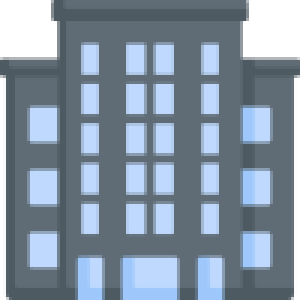
#> input picture image/gedung_kecil.png, 100 x 100 px (shown 3 times larger)
$ python bikin_jalan.py
#> lines starting #> are read from the running program, lines starting #| are printed output that depends on the picture; after the words box and inside, x2 and y2 are one past the last pixel; in counts of white or black regions, pixels touching at a corner belong together
from PIL import Image, ImageDraw
import random
import numpy as np

# Inisialisasi ukuran canvas dan skala
skala = 10
lebar = 150 * skala
tinggi = 150 * skala
roadSize = 10
padding = 10

# Inisialisasi gambar
gedung = Image.open("image/gedung_kecil.png")
#> gedung is the input picture: PIL image 100x100 RGBA; mean R, G, B, A 106.9, 122.5, 137.6, 228.7
sekolah = Image.open("image/sekolah.png")
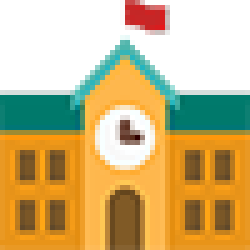
#> input picture image/sekolah.png, 50 x 50 px (shown 5 times larger)
#> sekolah is the input picture: PIL image 50x50 RGBA; mean R, G, B, A 151, 133.8, 78, 175.1
rumah = Image.open("image/rumah.png")
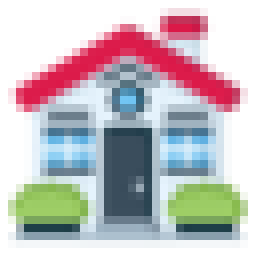
#> input picture image/rumah.png, 32 x 32 px (shown 8 times larger)
#> rumah is the input picture: PIL image 32x32 RGBA; mean R, G, B, A 129, 112.1, 117.6, 156.7
bangunan = [gedung, sekolah, rumah]

# Membuat gambar dan konteks menggambar
image = Image.new("RGBA", (lebar, tinggi), "green")
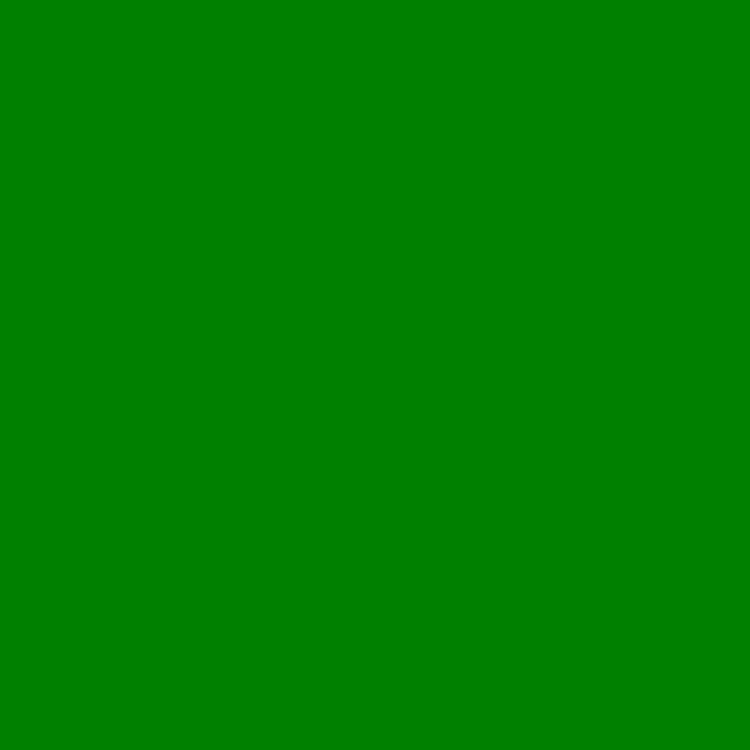
#> image: PIL image 1500x1500 RGBA (shown at 1/2 size); mean R, G, B, A 0, 128, 0, 255
draw = ImageDraw.Draw(image)

# Fungsi untuk menggambar jalan horizontal
def draw_horizontal_road(y, road_map):
    draw.line([0, y, lebar, y], fill="black", width=roadSize)
    for w in range(roadSize):
        if y + w < tinggi:
            road_map[y + w, :] = True

# Fungsi untuk menggambar jalan vertikal
def draw_vertical_road(x, road_map):
    draw.line([x, 0, x, tinggi], fill="black", width=roadSize)
    for w in range(roadSize):
        if x + w < lebar:
            road_map[:, x + w] = True

# Fungsi untuk menggambar belokan satu arah
def draw_turn(x, y, direction, road_map):
    if direction == "right":
        draw.line([x, y, x + roadSize, y], fill="black", width=roadSize)
        draw.line([x + roadSize, y, x + roadSize, y + roadSize], fill="black", width=roadSize)
    elif direction == "left":
        draw.line([x, y, x - roadSize, y], fill="black", width=roadSize)
        draw.line([x - roadSize, y, x - roadSize, y + roadSize], fill="black", width=roadSize)
    elif direction == "up":
        draw.line([x, y, x, y - roadSize], fill="black", width=roadSize)
        draw.line([x, y - roadSize, x + roadSize, y - roadSize], fill="black", width=roadSize)
    elif direction == "down":
        draw.line([x, y, x, y + roadSize], fill="black", width=roadSize)
        draw.line([x, y + roadSize, x + roadSize, y + roadSize], fill="black", width=roadSize)

    for i in range(roadSize):
        for j in range(roadSize):
            if direction in ["right", "left"]:
                if x + i < lebar and y + j < tinggi:
                    road_map[y + j, x + i] = True
            elif direction in ["up", "down"]:
                if x + j < lebar and y + i < tinggi:
                    road_map[y + i, x + j] = True

# Fungsi untuk membuat jalan secara iteratif
def make_roads(road_map):
    horizontal_positions = []
    vertical_positions = []

    # Menggambar jalan horizontal dengan jarak acak
    y = 0
    while y < tinggi:
        y += random.randint(30, 50) * skala
        if y < tinggi:
            draw_horizontal_road(y, road_map)
            horizontal_positions.append(y)

    # Menggambar jalan vertikal dengan jarak acak
    x = 0
    while x < lebar:
        x += random.randint(40, 50) * skala
        if x < lebar:
            draw_vertical_road(x, road_map)
            vertical_positions.append(x)

    # Membuat pertigaan dan belokan satu arah pada titik pertemuan
    for y in horizontal_positions:
        for x in vertical_positions:
            if random.choice([True, False]):
                draw_turn(x, y, random.choice(["right", "left", "up", "down"]), road_map)

# Inisialisasi peta jalan
road_map = np.zeros((tinggi, lebar), dtype=bool)

# Memanggil fungsi untuk membuat jalan
make_roads(road_map)

# Fungsi untuk menggambar padding di sekitar jalan
def draw_padding(road_map):
    padded_map = np.copy(road_map)
    for x in range(-padding, padding + roadSize):
        for y in range(-padding, padding + roadSize):
            padded_map = np.logical_or(padded_map, np.roll(np.roll(road_map, y, axis=0), x, axis=1))
    padded_coords = np.where(padded_map)
    draw.point(list(zip(padded_coords[1], padded_coords[0])), fill="lightgreen")

# Membuat peta yang mempertimbangkan padding
draw_padding(road_map)

# Fungsi untuk menempatkan bangunan pada posisi acak tanpa bertabrakan dengan jalan atau padding
def place_buildings(num_buildings, road_map):
#> called with num_buildings = 10
    for _ in range(num_buildings):
        building = random.choice(bangunan)
        placed = False
        while not placed:
            x = random.randint(0, lebar - building.width)
            y = random.randint(0, tinggi - building.height)
            if not road_map[y:y+building.height, x:x+building.width].any():
                image.paste(building, (x, y), building)
                road_map[y:y+building.height, x:x+building.width] = True
                placed = True
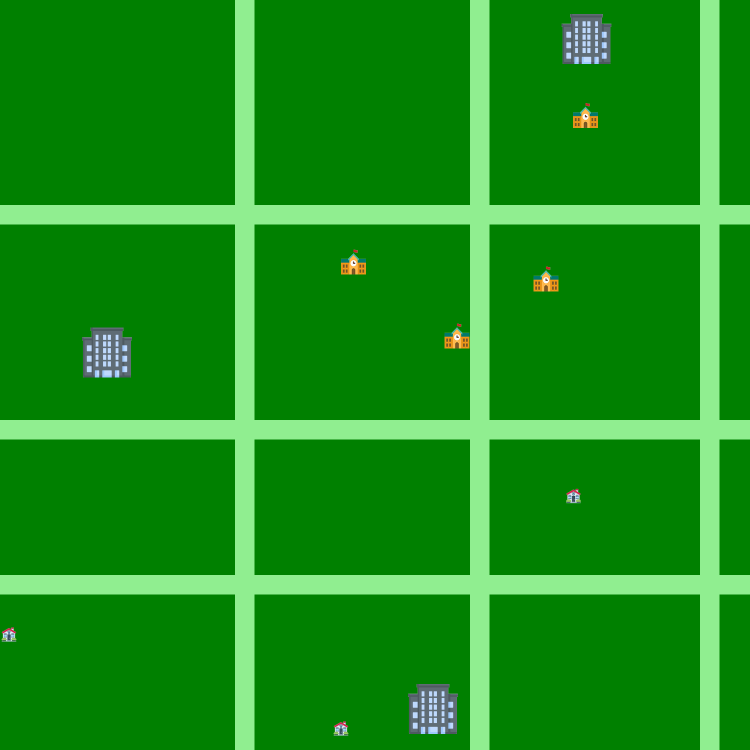
#> image: PIL image 1500x1500 RGBA (shown at 1/2 size); mean R, G, B, A 23.7, 144.6, 23.7, 255; transparent parts drawn white
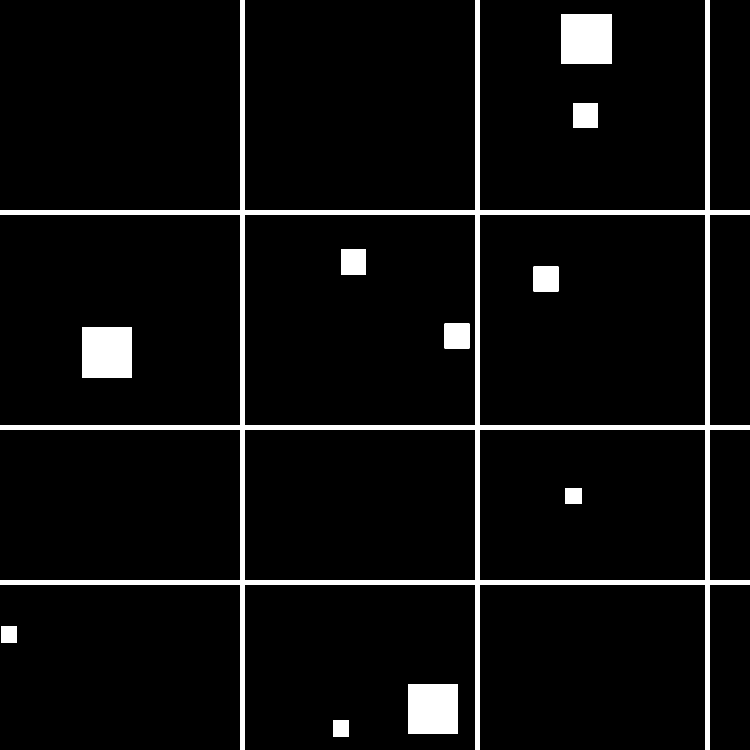
#> road_map: shape (1500, 1500) bool (shown at 1/2 size); 5.9% white; 11 white regions, largest, box (x1, y1, x2, y2) and area: (0, 0, 1500, 1500) 89100, (1123, 28, 1223, 128) 10000, (164, 655, 264, 755) 10000

# Tempatkan beberapa bangunan pada peta
place_buildings(10, road_map)

# Menampilkan dan menyimpan gambar
image.show()
image.save("optimized_roads_with_turns_and_padding_no_collision.png")
